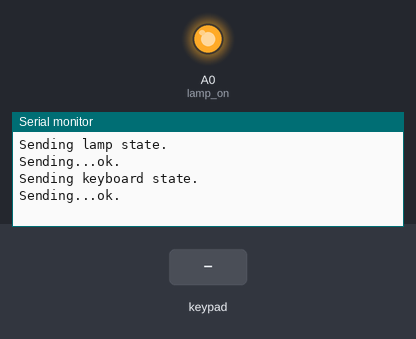
Bench run of a sketch on a simulated Arduino Uno, built with avr-gcc and run on an emulated ATmega328P. Shown: output pins drawn as LEDs (lit = HIGH), the last lines printed to the serial monitor. Inputs (shaded band) come from the test bench. No radio packets arrive unless stated; pins used as bus, display or sensor lines are not drawn.

Above: at 1.2 s.
1.3 s: key '*' pressed
At 1.8 s:
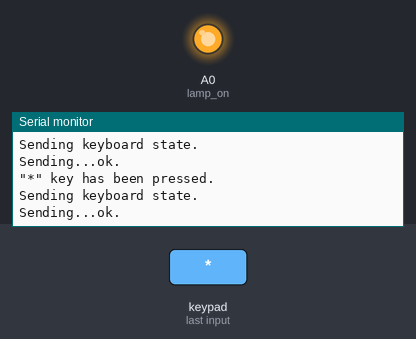
2.8 s: keypad keys 5 7 8 3 pressed 0.4 s apart
At 4.9 s:
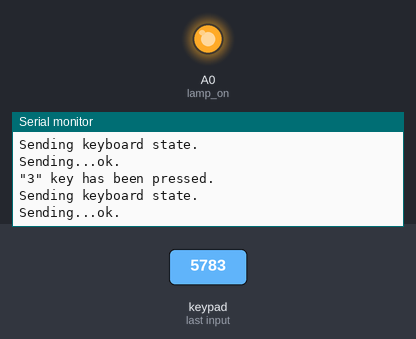
5.9 s: key '#' pressed
At 6.5 s:
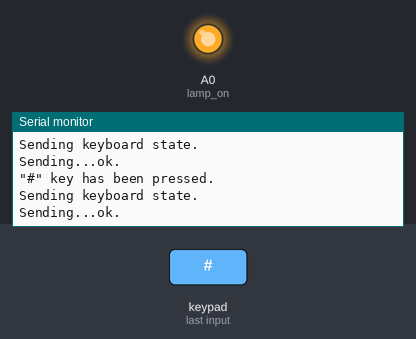
Timing chart, 0 to 8.9 s (numbered marks = the images above; inputs shaded):
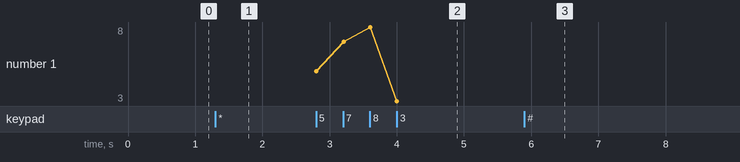

The sketch:

mini.ino
```cpp
#include <RF24Network.h>
#include <RF24.h>
#include <SPI.h>
#include <Keypad.h>

RF24 radio(9,10);                // nRF24L01(+) radio CE and CSN to 7th and 8th port
RF24Network network(radio);      // network uses that radio

const int OUR_CHANNEL = 65;
const uint16_t THIS_NODE_ID = 01;    // address of our node in Octal format ( 04,031, etc)
const uint16_t OTHER_NODE_ID = 00;   // address of the other node in Octal format

const unsigned long interval = 10000; //ms  // How often to send
unsigned long last_sent;             // when did we last send?

//payload resources
const int ALL = 0;
const int LAMP = 1;
const int KEYBOARD = 2;
//payload values
const char GET = 'g';
const char OFF = '0';
const char ON = '1';

struct payload_t {                // structure of our payload
  unsigned long ms;
  unsigned int resource;          // 0-lamp 1-keyboard
  char value;                     // g-get 0-off 1-on
};

char keys[4][3] = {
 {'*','0','#'},
 {'7','8','9'},
 {'4','5','6'},
 {'1','2','3'}
};

byte rowPins[4] = {5, 7, 8, 3};    // connect to the row pinouts of the keypad
byte colPins[3] = {4, 2, 6};       // connect to the column pinouts of the keypad
Keypad keypad=Keypad(makeKeymap(keys), rowPins, colPins, 4, 3);

char lastKeyPressed = '0';
char lastKeySent = '0';
bool isLampOn = false;
bool firstLoop = true;

void setup() {
  Serial.begin(115200);
  SPI.begin();
  radio.begin();
  network.begin(OUR_CHANNEL, THIS_NODE_ID);
  pinMode(A0, OUTPUT);              // lamp on/off pin
  digitalWrite(A0, HIGH);           // setting lamp off at start
  Serial.println("############# OBIR PROJECT: ARDUINO MINI PRO #############");
}

void loop() {
   network.update();
   while (network.available()) {       // is there anything ready for us?
      RF24NetworkHeader header;        // if so, grab it and handle
      struct payload_t payload;
      network.read(header,&payload,sizeof(payload));
      Serial.print("Received packet at ");
      Serial.println(payload.ms);
      handlePayload(payload);
   }

   char key = keypad.getKey();      // checking if any key has been pressed
   if (key != NO_KEY){
      Serial.print("\"");
      Serial.print(key);
      Serial.println("\" key has been pressed.");
      lastKeyPressed = key;
      last_sent = 0;
   }

   if(lastKeyPressed != lastKeySent){   // if key has changed, send info
      unsigned long now = millis()+interval;
      if (now-last_sent>=interval){
        if(!sendKeyboardState()){     // if failed to send key, try again after set interval of time
          last_sent = now;
        }
      }
   }

   if(firstLoop){
     sendLampState();
     sendKeyboardState();
     firstLoop = false;
   }
}

bool handlePayload(payload_t payload){
  Serial.print("REQUEST: ");
  switch (payload.resource) {
       case LAMP:
         Serial.print("Lamp ");
         switch (payload.value) {
           case GET:
             Serial.println("get state.");
             sendLampState();
             break;
           case ON:
             Serial.println("turn on.");
             turnLampOn(true);
             break;
           case OFF:
             Serial.println("turn off.");
             turnLampOn(false);
             break;
           default:
             Serial.println("(Unknown action for lamp!).");
             break;
         }
         break;
       case KEYBOARD:
          Serial.println("Keyboard get.");
          sendKeyboardState();
          break;
        case ALL:
          Serial.println("All get.");
          sendKeyboardState();
          sendLampState();
          break;
       default:
         Serial.println("Unknown resource request!");
         break;
  }
}

void turnLampOn(bool on){
  if(on){
    Serial.println("Turning lamp on.");
    digitalWrite(A0, LOW);
    isLampOn = true;
  }else{
    Serial.println("Turning lamp off.");
    digitalWrite(A0, HIGH);
    isLampOn = false;
  }
}

void sendLampState(){
  char state;
  Serial.println("Sending lamp state.");
  if(isLampOn){
    state = ON;
  }else{
    state = OFF;
  }
  payload_t payload {millis(), LAMP, state};
  send(payload);
}

bool sendKeyboardState(){
  Serial.println("Sending keyboard state.");
  payload_t payload {millis(), KEYBOARD, lastKeyPressed};
  bool ok = send(payload);
  if(ok){
    lastKeySent = lastKeyPressed;
  }
  return ok;
}

bool send(payload_t payload){
    Serial.print(F("Sending..."));
    RF24NetworkHeader header(OTHER_NODE_ID);
    bool ok = network.write(header,&payload,sizeof(payload));
    if (ok){
     Serial.println("ok.");
     return true;
    }
    else{
     Serial.println("failed.");
     return false;
    }
}
```

Measured:
- after the input at 1.3 s, the serial monitor: prints a new line at once (image 1)
- after the input at 2.8 s, the serial monitor: prints a new line at once (image 2)
- after the input at 5.9 s, the serial monitor: prints a new line at once (image 3)
